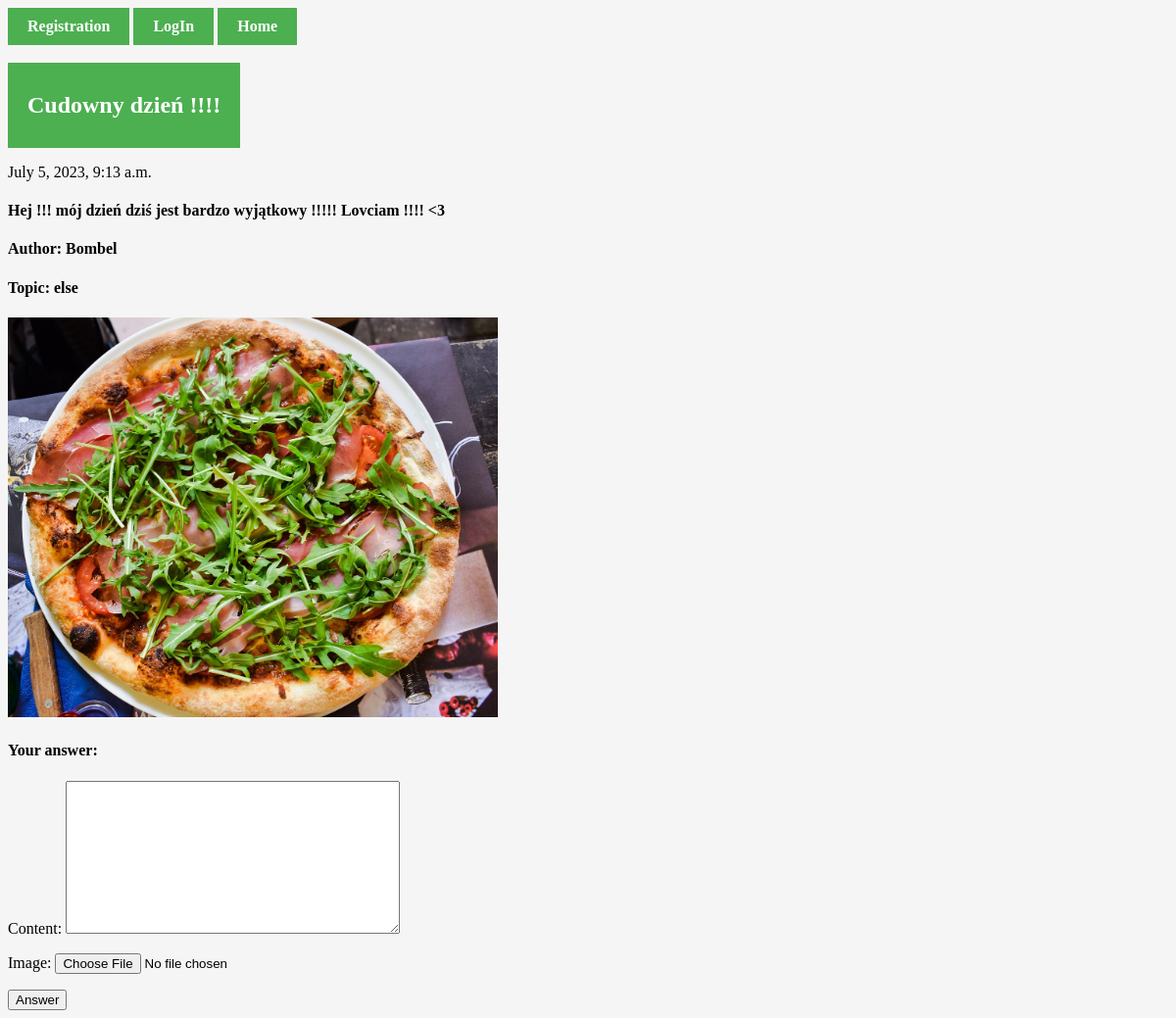
The app's page /14/createAnswerPost/ with its own data.
### Registration/models.py (models this page shows, shortened)
class Posts(models.Model):
    title = models.CharField(max_length=200)
    dec = models.TextField(blank=True)
    createDate = models.DateTimeField(auto_now_add=True) # automatically filled by Django during creation
    published = models.BooleanField()
    image = models.ImageField(upload_to='images/',blank=True)
    user = models.ForeignKey(User, on_delete=models.CASCADE) # Creating many to many relationship with User model
    topics = [
        ('', 'Wybierz temat'),
        ('sold', 'Sprzedam'),
        ('buy', 'Kupię'),
        ('rent', 'Wypożyczę'),
        ('look', 'Szukam'),
        ('else', 'Inne'),
    ]
    topic = models.CharField(max_length=4, choices=topics, default='')

### Registration/views.py (the view, shortened to what this page needs)
# urls.py: path('<int:postId>/createAnswerPost/', views.createAnswerPost, name='createAnswerPost'),
def createAnswerPost(request, postId):
    post = get_object_or_404(Posts, pk=postId)
    if request.method == 'GET':
        return render(request, 'createAnswerPost.html', {'form':CommentForm(), 'post':post})

### Registration/forms.py
class CommentForm(forms.ModelForm):
    class Meta:
        model = PostComment
        fields = ('content', 'image')

### Registration/TEMPLATES/createAnswerPost.html (shortened to what this page needs)
{% extends 'base.html' %}
{% block content %}
<br>
<br>
<a href="{% url 'detailPost' post.id %}"><h2>{{post.title}}</h2></a>
<p>{{post.createDate}}</p>
<h4>{{post.dec}}</h4>
<h4>Author: {{post.user}}</h4>
<h4>Topic: {{post.topic}} </h4>
{% if post.image %}
    <img src="{{post.image.url}}" alt="photo" style="width: 500px">
{% endif %}
<h4>Your answer:</h4>
<form method="POST" enctype="multipart/form-data">
    {{form.as_p}}
    <button type="submit">Answer</button>
</form>
{% endblock content %}

### MainUser/static/MainUser/css/base.css (style rules this page uses)
a { font-weight: bold; }
a:link, a:visited { background-color: #4CAF50; color: white; padding: 10px 20px; text-align: center; text-decoration: none; display: inline-block; }
body { background-color: whitesmoke; }

### records on screen
Posts: title "Cudowny dzień !!!!", createDate "July 5, 2023, 9:13 a.m.", dec "Hej !!! mój dzień dziś jest bardzo wyjątkowy !!!!! Lovciam !!!! <3", user "Bombel", topic "else", image (picture)
